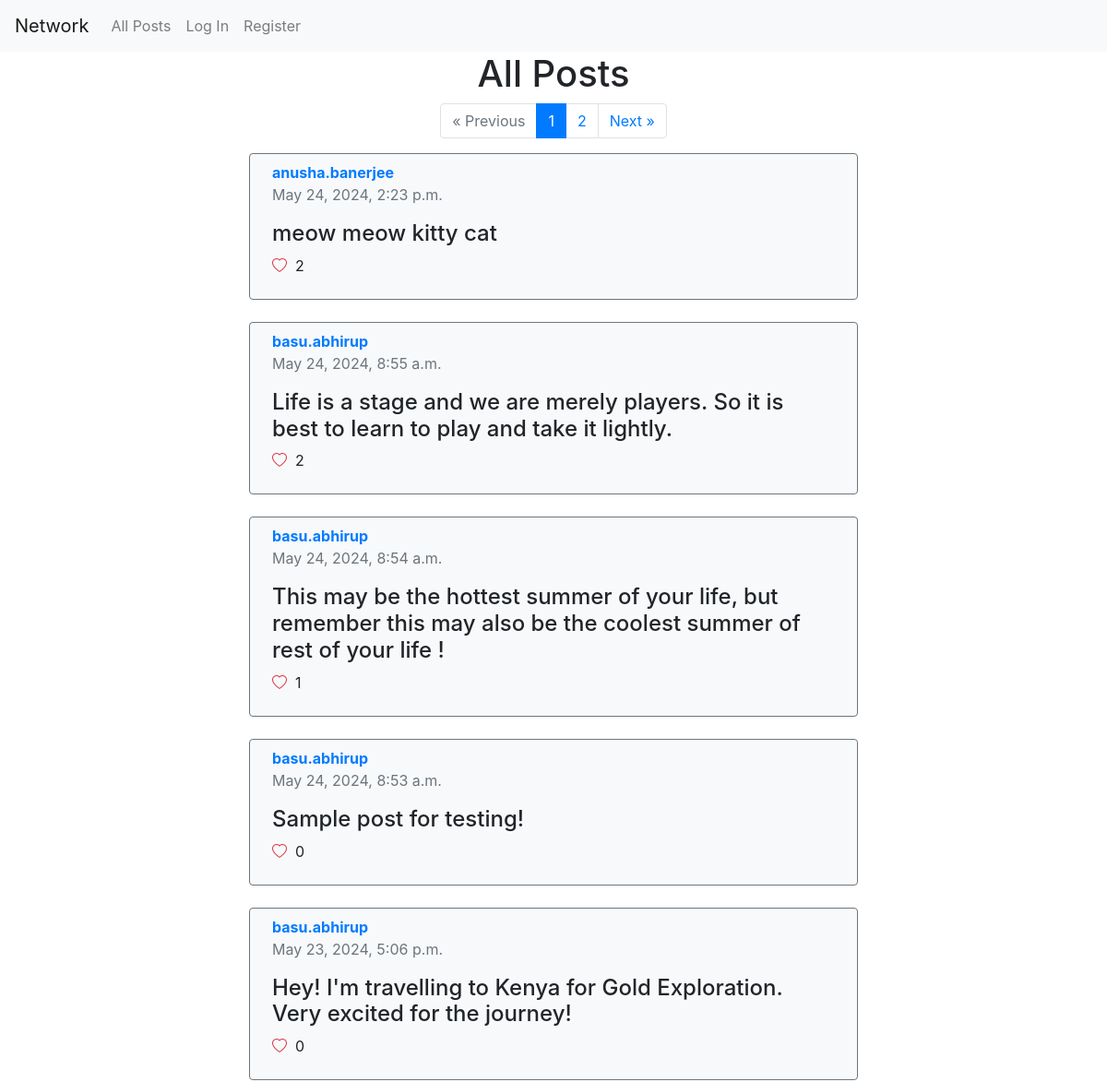
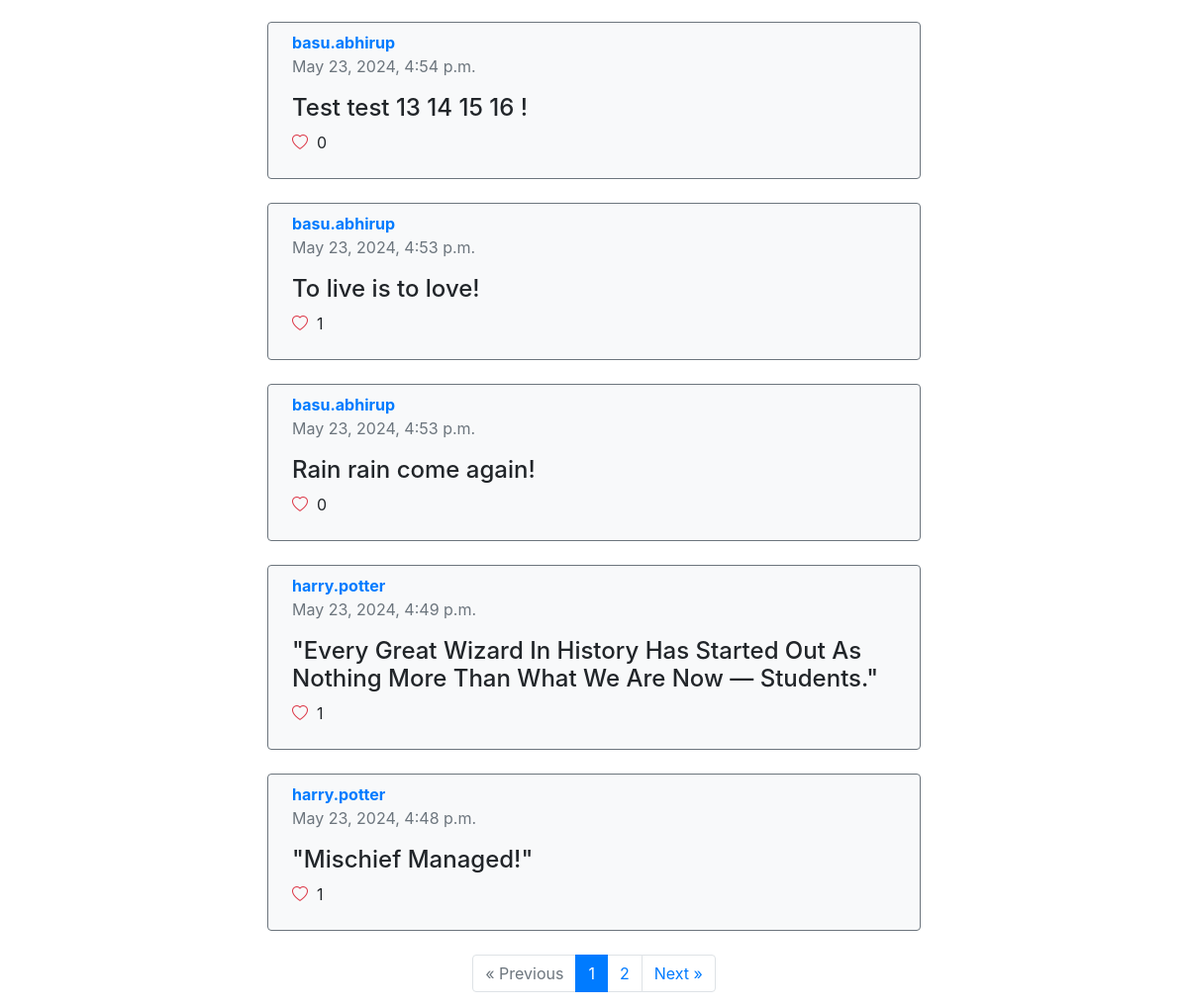
Page /posts on the earlier database version (2 pictures, top to bottom).
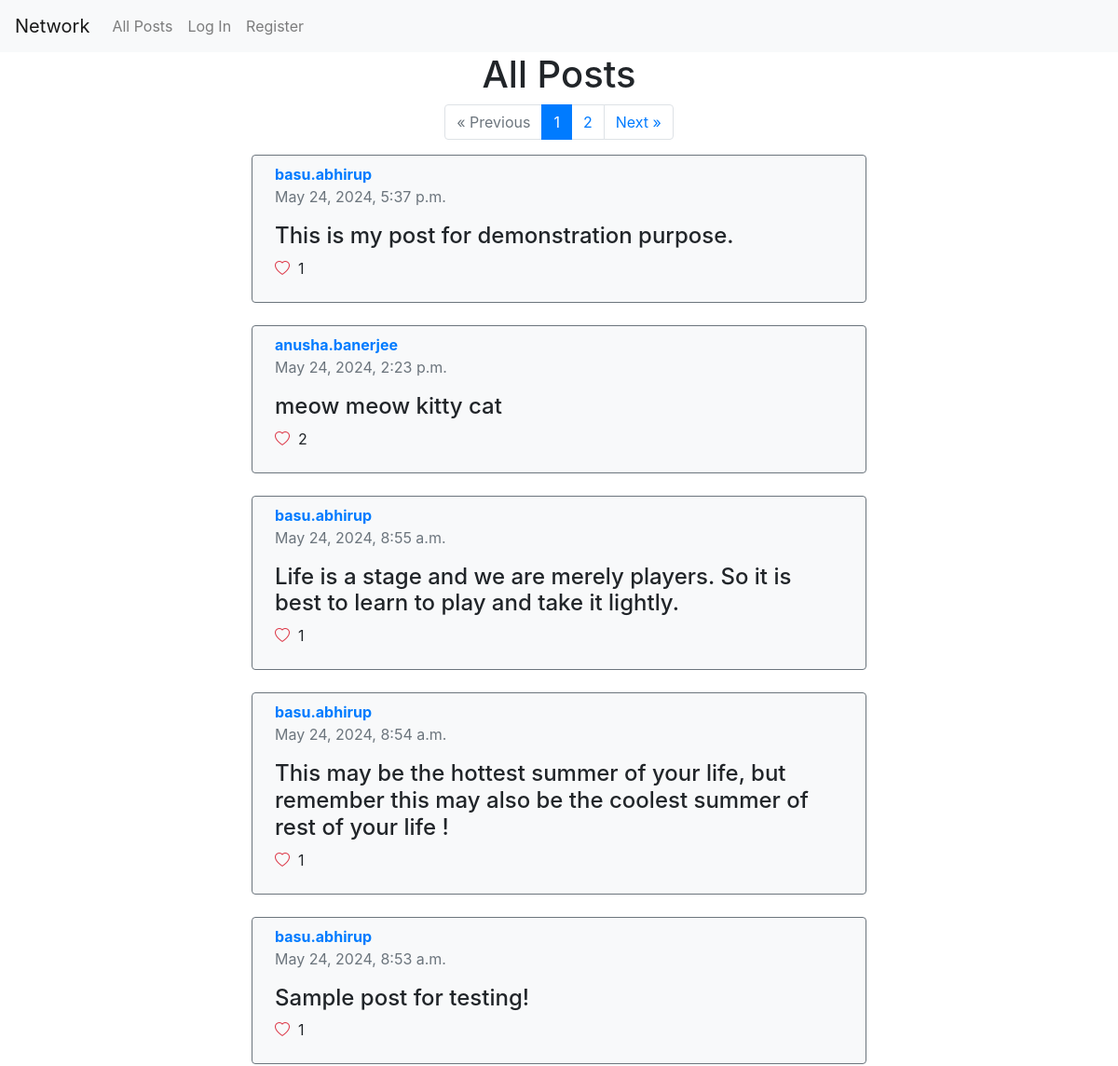
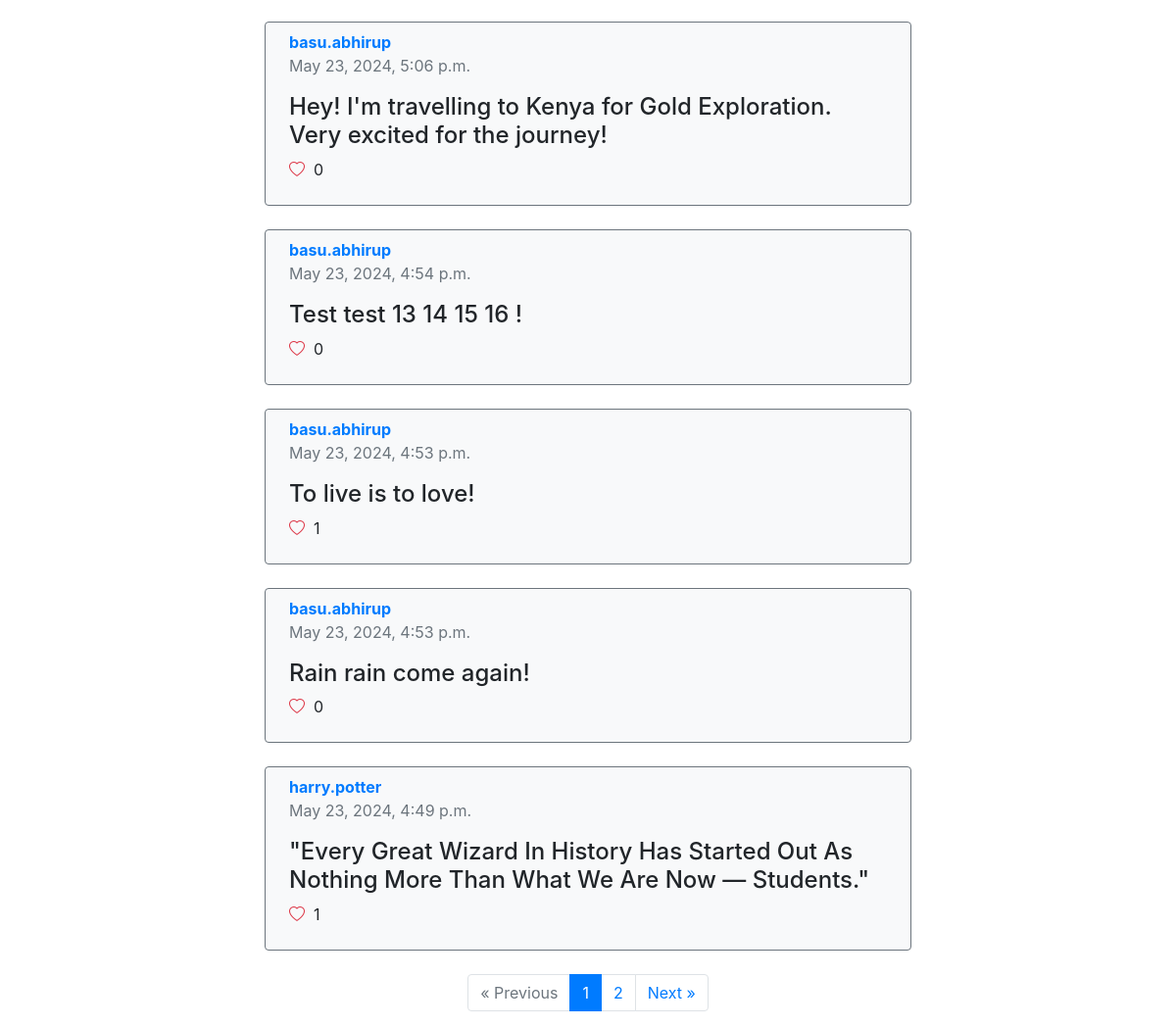
Same page on the later database version (2 pictures, top to bottom).
### network/models.py (models this page shows, shortened)
class Post(models.Model):
  user = models.ForeignKey(User, on_delete=models.CASCADE)
  content = models.TextField()
  timestamp = models.DateTimeField(auto_now_add=True)
  likes = models.PositiveIntegerField(default=0)

class User(AbstractUser):
    pass

### network/views.py (the view)
# urls.py: path("posts", views.posts, name="posts"),
@csrf_exempt
def posts(request):
  if request.method == 'POST':
    if not request.user.is_authenticated:
      return JsonResponse({'error': 'Authentication required'}, status=401)
    try:
      data = json.loads(request.body)
      content = data.get('content')
      print(content)
    except Exception as e:
      return JsonResponse({'error': 'Invalid data format'}, status=400)
    if not content:
      return JsonResponse({'error': 'Content cannot be empty'}, status=400)
    user = get_user_model().objects.get(username=request.user.username)
    new_post = Post.objects.create(user=user, content=content)
    return JsonResponse({'message': 'Post created successfully', 'id': new_post.id}, status=201)
  elif request.method == 'GET':
    all_posts = Post.objects.all().prefetch_related('liked_by').order_by('-timestamp')
    posts = []
    for post in all_posts:
      if request.user.is_authenticated:
        already_liked = post.liked_by.filter(user=request.user).exists()
        posts.append({
          'post': post,
          'already_liked': already_liked
        })
      else:
        posts.append({
          'post': post
        })
    paginator = Paginator(posts, 10)
    page_number = request.GET.get('page')
    page_obj = paginator.get_page(page_number)
    return render(request, 'network/all_posts.html', {
      'posts': page_obj,
      'paginator': paginator
    })
  else:
    return JsonResponse({'error': 'Method not allowed'}, status=405)

### network/templates/network/all_posts.html (shortened to what this page needs)
{% extends "network/layout.html" %}
{% block body %}
    {% if following_posts == True %}
        <h1>Following Posts</h1>
    {% else %}
        <h1>All Posts</h1>
    {% endif %}
    {% if paginator.num_pages > 1 %}
    <nav aria-label="Page navigation example">
        <ul class="pagination">
        {% if posts.has_previous %}
            <li class="page-item"><a class="page-link" href="?page={{ posts.previous_page_number }}">&laquo; Previous</a></li>
        {% else %}
            <li class="page-item disabled"><a class="page-link text-muted">&laquo; Previous</a></li>
        {% endif %}
        {% for page_num in paginator.page_range %}
            <li class="page-item {% if page_num == posts.number %}active{% endif %}">
            <a class="page-link" href="?page={{ page_num }}">{{ page_num }}</a>
            </li>
        {% endfor %}
        {% if posts.has_next %}
            <li class="page-item not-allowed"><a class="page-link" href="?page={{ posts.next_page_number }}">Next &raquo;</a></li>
        {% else %}
            <li class="page-item disabled"><a class="page-link text-muted">Next &raquo;</a></li>
        {% endif %}
        </ul>
    </nav>
    {% endif %}
    <div class="post-container">
        {% for post in posts %}
        <div class="post px-4 py-2 border border border-secondary rounded bg-light mb-4 w-100">
            <p class="mb-0 d-inline-block mr-3"><a href="{% url 'profile' post.post.user.username %}"><strong>{{ post.post.user.username }}</strong></a></p>
            <p class="text-muted mt-0">{{ post.post.timestamp }}</p>
            <p class="h4" id="post-content-{{ post.post.id }}">{{ post.post.content }}</p>
            {% if user.is_authenticated %}
                <button class="like-button border-0 bg-light" data-post-id="{{ post.post.id }}" onclick="handleLiking(event)">
                    {% if post.already_liked == True %}
                        <i class="bi bi-heart-fill text-danger"></i>
                    {% else %}
                        <i class="bi bi-heart text-danger"></i>
                    {% endif %}
                </button>
                <p class="ml-2" id="like-count-{{ post.post.id }}">{{ post.post.likes }}</p>
            {% else %}
                <p id="like-count-{{ post.post.id }}"><i class="bi bi-heart text-danger"></i> &nbsp;{{ post.post.likes }}</p>
            {% endif %}
        </div>
        {% endfor %}
    </div>
    {% if paginator.num_pages > 1 %}
    <nav aria-label="Page navigation example">
        <ul class="pagination">
        {% if posts.has_previous %}
            <li class="page-item"><a class="page-link" href="?page={{ posts.previous_page_number }}">&laquo; Previous</a></li>
        {% else %}
            <li class="page-item disabled"><a class="page-link text-muted">&laquo; Previous</a></li>
        {% endif %}
        {% for page_num in paginator.page_range %}
            <li class="page-item {% if page_num == posts.number %}active{% endif %}">
            <a class="page-link" href="?page={{ page_num }}">{{ page_num }}</a>
            </li>
        {% endfor %}
        {% if posts.has_next %}
            <li class="page-item not-allowed"><a class="page-link" href="?page={{ posts.next_page_number }}">Next &raquo;</a></li>
        {% else %}
            <li class="page-item disabled"><a class="page-link text-muted">Next &raquo;</a></li>
        {% endif %}
        </ul>
    </nav>
    {% endif %}
{% endblock %}

Differences in the rows shown:
no longer on this page (row unchanged): Post: post.user.username "harry.potter", post.timestamp "May 23, 2024, 4:48 p.m.", post.content "\"Mischief Managed!\"", post.likes "1"
added Post: post.user.username "basu.abhirup", post.timestamp "May 24, 2024, 5:37 p.m.", post.content "This is my post for demonstration purpose.", post.likes "1"
changed Post "May 24, 2024, 8:55 a.m.": post.likes "2" → "1"
changed Post "Sample post for testing!": post.likes "0" → "1"
